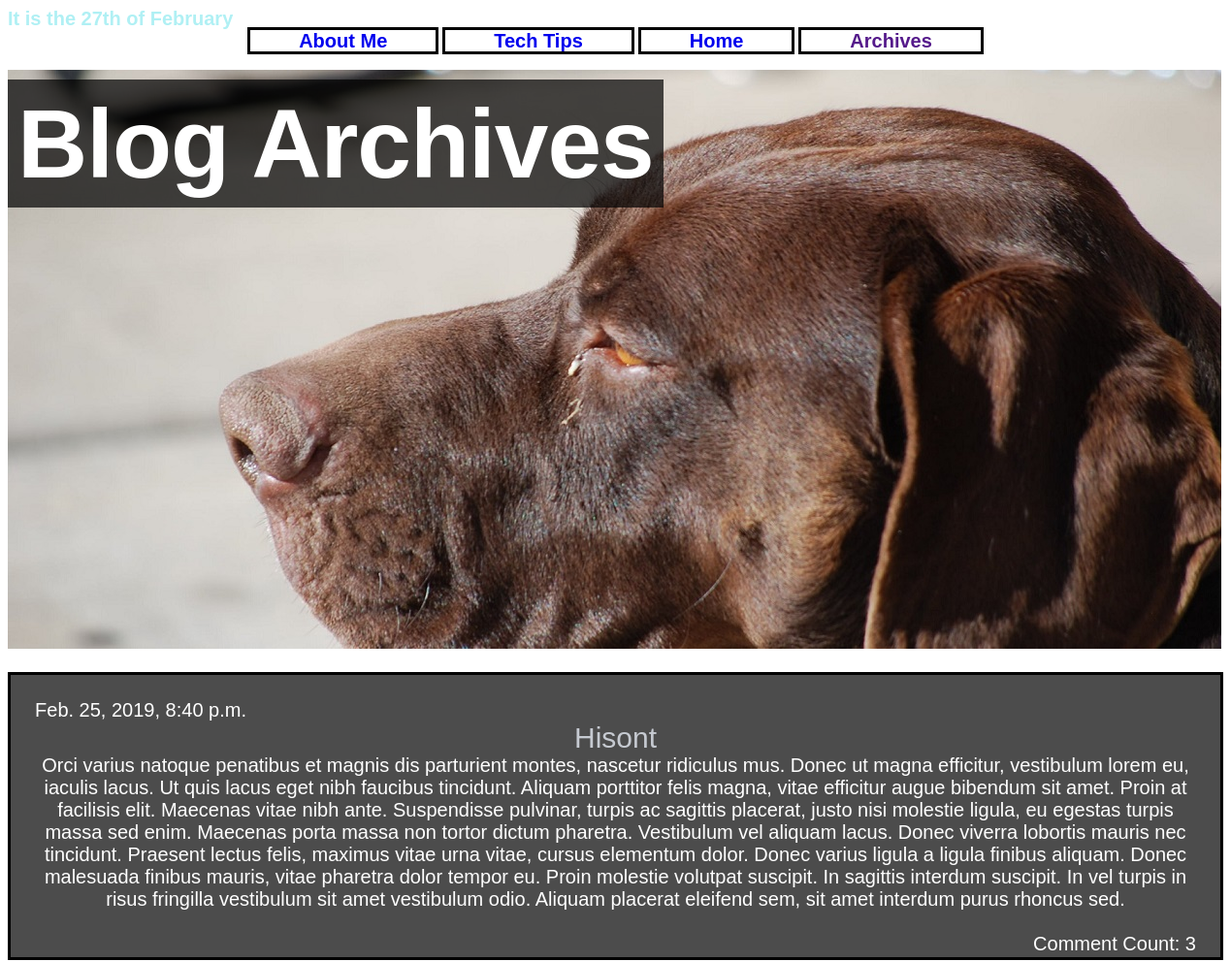
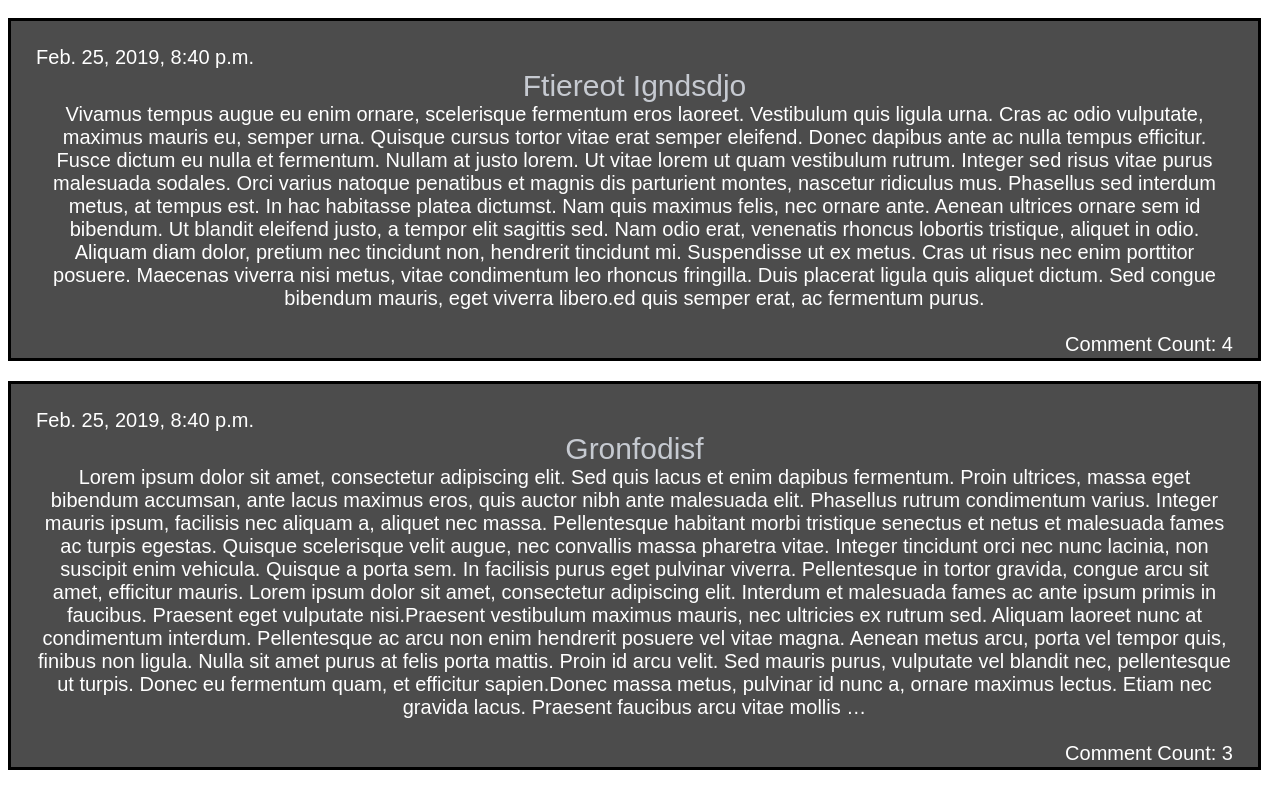
The page /blog/archive on the database its author committed (2 pictures, top to bottom).
### blog/models.py (models this page shows, shortened)
class Blog(models.Model):
    title = models.CharField(max_length=30) #user designated title
    author_name = models.CharField(max_length=30) #who posted it
    content = models.TextField(max_length=500) # what is actually in the blog post
    date_posted = models.DateTimeField(auto_now_add=True) #this is going to add the current date/time of when the post

### blog/views.py (the view)
# urls.py: path('archive', views.ArchiveView, name = 'archive'),
def ArchiveView(request):
    latest_post_list = Blog.objects.order_by("-date_posted")
    template = loader.get_template('blog/archive.html')
    context = {'latest_post_list': latest_post_list, }
    return HttpResponse(template.render(context, request))

### blog/templates/blog/archive.html (shortened to what this page needs)
{% load static %}
<!DOCTYPE html>
<html lang="en">
<head>
	<link rel="stylesheet" href="{% static 'blog/style.css' %}"/>
</head>
	<div class = "date">
	It is the {% now "jS \o\f F" %}
	</div>
<div class = center>
	<span class = "link">
			<a href="{% url 'blog:bio'%}">About Me</a>
	</span>
	<span class = "link">
			<a href="{% url 'blog:techtips'%}">Tech Tips</a>
	</span>
	<span class = "link">
			<a href=".">Home</a>
	</span>
	<span class = "link">
			<a href=""{% url 'blog:archive'%}"">Archives</a>
	</span>
</div>
<br />
<div class="image">
      <img src="{%static 'blog/pics/honza3v1.jpg' %}" alt="" />
      <h1><span> Blog Archives</span></h1>
</div>
{% if latest_post_list %}
    {% for blog in latest_post_list %}
       <p class = "blogpost">
	    <span style = "float: left;">{{blog.date_posted}}</span></br>
	   <span style = "color: #c6cad1; font-size: 30px;">{{blog.title}} </br></span>{{  blog.content|truncatewords:200  }} </br></br> <span style = "float: right;">Comment Count:
	   {{ blog.comments_set.count }}</span></p>
    {% endfor %}
{% else %}
    <p>No recent posts are available.</p>
{% endif %}

### blog/static/blog/style.css (style rules this page uses)
.image { position: relative; width: 100%; }
.date { font: bold 20px Helvetica, Sans-Serif; color: #b0f0f4; }
h1 { position: absolute; top: 5px; margin-left: auto; width: 100%; }
h1 span { color: white; font: bold 100px/100px Helvetica, Sans-Serif; letter-spacing: -1px; background: rgb(0, 0, 0); background: rgba(0, 0, 0, 0.7); padding: 10px; }
.link a { text-align: center; border: 3px solid black; font: bold 20px Helvetica, Sans-Serif; padding-right: 50px; padding-left: 50px; text-decoration: none; }
.center { text-align: center; }
.blogpost { color: white; font: 20px Sans-Serif; text-align: center; background: rgb(0, 0, 0); background: rgba(0, 0, 0, 0.7); padding: 2%; border: 3px solid black; }

### rows shown on the page
Blog: date_posted "Feb. 25, 2019, 8:40 p.m.", title "Hisont", content "Orci varius natoque penatibus et magnis dis parturient montes, nascetur ridiculus mus. Donec ut magna efficitur, vestibulum lorem eu, iaculis lacus. Ut quis lacus eget nibh faucibus tincidunt. Aliquam porttitor felis magna, vitae efficitur augue bibendum sit amet. Proin at facilisis elit. Maecenas vitae nibh ante. Suspendisse pulvinar, turpis ac sagittis placerat, justo nisi molestie ligula, eu egestas turpis massa sed enim. Maecenas porta massa non tortor dictum pharetra. Vestibulum vel aliquam lacus. Donec viverra lobortis mauris nec tincidunt. Praesent lectus felis, maximus vitae urna vitae, cursus elementum dolor. Donec varius ligula a ligula finibus aliquam. Donec malesuada finibus…", comments_set.count "3"
Blog: date_posted "Feb. 25, 2019, 8:40 p.m.", title "Ftiereot Igndsdjo", content "Vivamus tempus augue eu enim ornare, scelerisque fermentum eros laoreet. Vestibulum quis ligula urna. Cras ac odio vulputate, maximus mauris eu, semper urna. Quisque cursus tortor vitae erat semper eleifend. Donec dapibus ante ac nulla tempus efficitur. Fusce dictum eu nulla et fermentum. Nullam at justo lorem. Ut vitae lorem ut quam vestibulum rutrum. Integer sed risus vitae purus malesuada sodales. Orci varius natoque penatibus et magnis dis parturient montes, nascetur ridiculus mus. Phasellus sed interdum metus, at tempus est. In hac habitasse platea dictumst. Nam quis maximus felis, nec ornare ante. Aenean ultrices ornare sem id bibendum. Ut blandit eleifend justo, a tempor elit…", comments_set.count "4"
Blog: date_posted "Feb. 25, 2019, 8:40 p.m.", title "Gronfodisf", content "Lorem ipsum dolor sit amet, consectetur adipiscing elit. Sed quis lacus et enim dapibus fermentum. Proin ultrices, massa eget bibendum accumsan, ante lacus maximus eros, quis auctor nibh ante malesuada elit. Phasellus rutrum condimentum varius. Integer mauris ipsum, facilisis nec aliquam a, aliquet nec massa. Pellentesque habitant morbi tristique senectus et netus et malesuada fames ac turpis egestas. Quisque scelerisque velit augue, nec convallis massa pharetra vitae. Integer tincidunt orci nec nunc lacinia, non suscipit enim vehicula. Quisque a porta sem. In facilisis purus eget pulvinar viverra. Pellentesque in tortor gravida, congue arcu sit amet, efficitur mauris. Lorem ipsum dolor sit…", comments_set.count "3"
